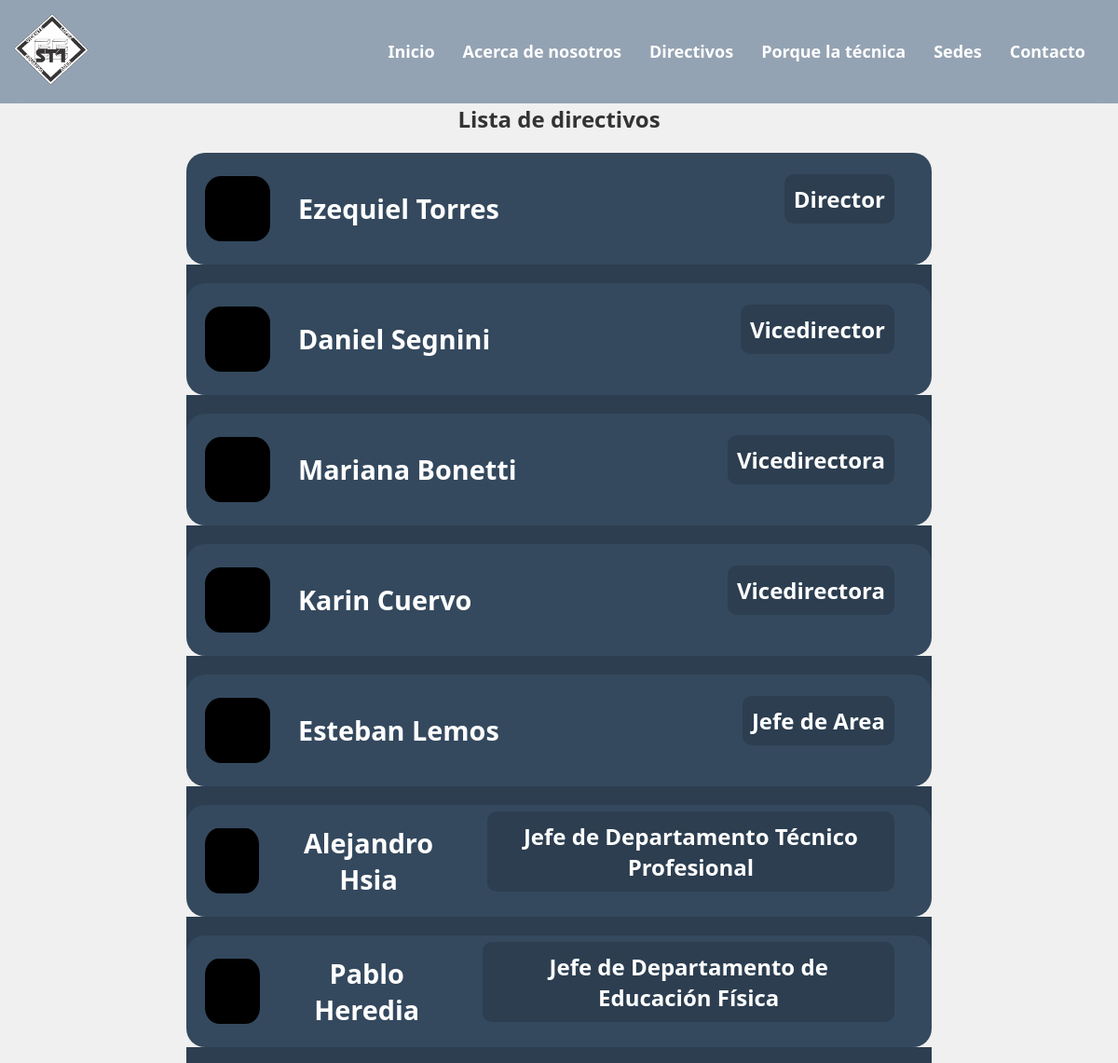
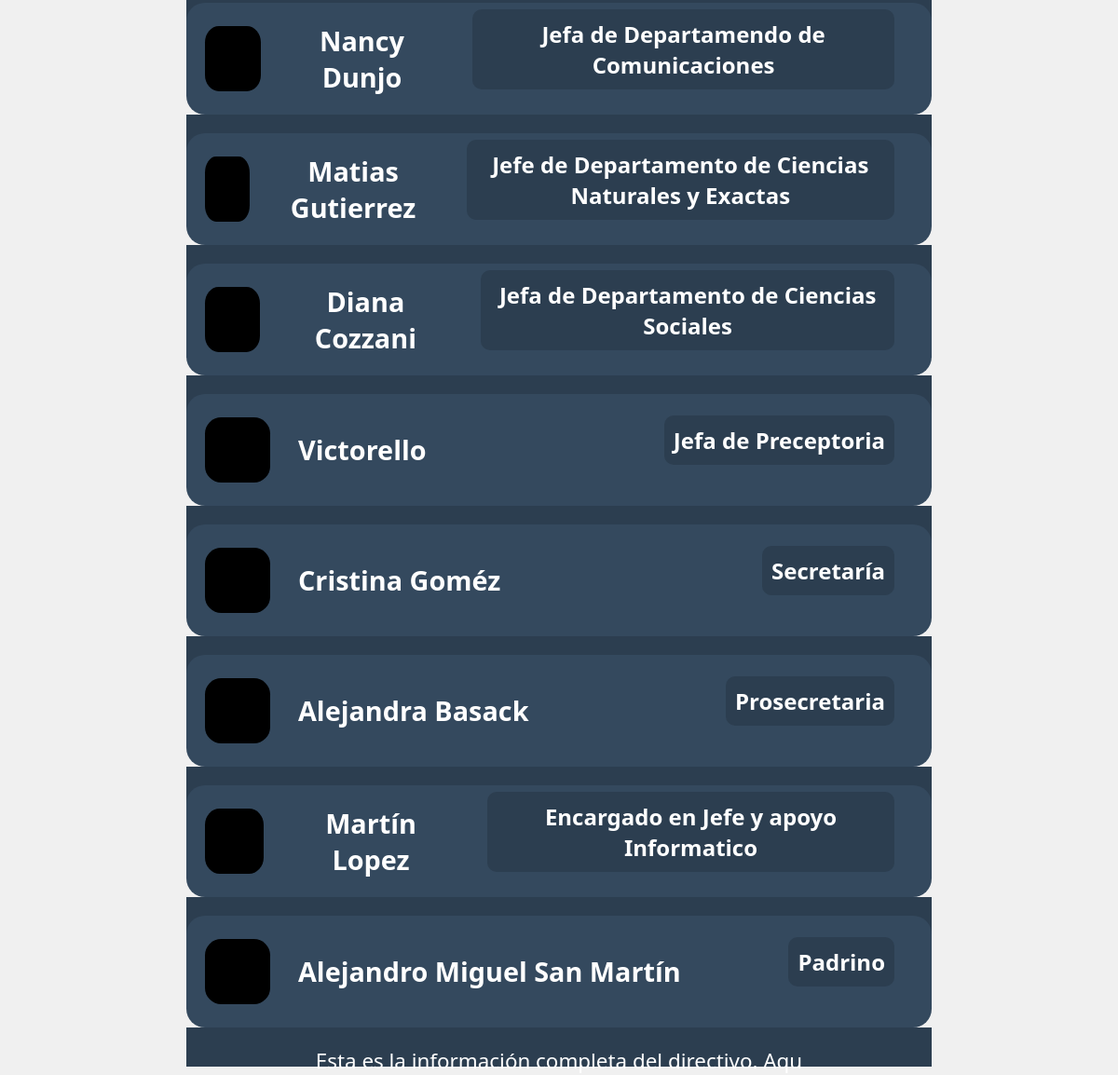
The page /directivos.php on the database its author committed (2 pictures, top to bottom).
### tables this page shows
CREATE TABLE `directivos` (
  `id_dir` int(11) NOT NULL,
  `img_url` varchar(33) NOT NULL,
  `nombre` varchar(33) NOT NULL,
  `cargo` varchar(70) NOT NULL,
  `descripcion` varchar(50) NOT NULL
);

### directivos.php (the view, shortened to what this page needs)
<!DOCTYPE html>
<html lang="es">
<head>
    <link rel="stylesheet" href="css/directivos.css" />
    <link rel="stylesheet" href="css/style.css" />
</head>
<body>
<?php include_once("navbar.php"); ?>
    <div class="container">
        <h2>Lista de directivos</h2>
        <?php
            $conn = new mysqli("localhost", "root", "", "adminDB");
            $sql = "SELECT nombre, img_url, cargo, descripcion FROM directivos";
            $result = $conn->query($sql);
            if ($result->num_rows > 0) {
                while ($row = $result->fetch_assoc()) {
                    echo "<div class='directivo'>";
                    echo "<div class='directivo-header'>";
                    echo "<div class='avatar'></div>";
                    echo "<h2 class='nombre'>" . htmlspecialchars($row['nombre']) .  "</h2>";
                    echo "<h2 class='info-preview'>" . htmlspecialchars($row['cargo']) .  "</h2>";
                    echo "</div>";
                    echo "<div class='informacion'>";
                    echo "<p>" . htmlspecialchars($row['descripcion']) . "</p>";
                    echo "</div>";
                    echo "</div>";
                }
            } else {
                echo "<li>No hay datos disponibles.</li>";
            }
            echo "</div>";
        ?>
</body>
</html>

### navbar.php (shortened to what this page needs)
<nav>
    <header class="navbar-header">
        <link rel="stylesheet" href="https://cdnjs.cloudflare.com/ajax/libs/font-awesome/6.6.0/css/all.min.css">
        <link rel="stylesheet" href="css/style.css" />
	    <link rel="stylesheet" href="https://cdnjs.cloudflare.com/ajax/libs/animate.css/4.1.1/animate.min.css" />
        <img src="./img/logo.png" alt="Escuela de Educación Secundaria Nro1" />
    </header>
    <div class="navbar-body">
        <ul id="menu_prin">
            <li><a href="./index.php">Inicio</a></li>
            <li><a href="./sobre_nosotros.php">Acerca de nosotros</a></li>
            <li><a href="./directivos.php">Directivos</a></li>
            <li><a href="./inscrip.php">Porque la técnica</a></li>
            <li><a href="./sedes.php">Sedes</a></li>
            <li><a href="./contacto.php">Contacto</a></li>
        </ul>
    </div>
</nav>

### css/directivos.css (style rules this page uses)
body { font-family: Arial, sans-serif; background-color: #f0f0f0; margin: 0; }
.container { width: 800px; margin: 0 auto; text-align: center; }
h2 { margin-bottom: 20px; color: #333; }
.directivo { background-color: #34495e; border-radius: 20px; margin-bottom: 20px; display: flex; align-items: center; padding: 20px; justify-content: space-between; position: relative; overflow: show; transition: transform 0.2s ease, height 0.2s ease; height: 120px; max-width: 100%; }
.directivo-header { display: flex; align-items: center; flex-grow: 1; justify-content: flex-start; position: relative; }
.avatar { width: 70px; height: 70px; background-color: black; border-radius: 25%; margin-right: 30px; transition: transform 0.2s ease; }
.nombre { color: white; font-weight: bold; font-size: 1.8em; transition: font-size 0.2s ease, transform 0.2s ease; margin: 0 40px 0 0; }
.info-preview { color: white; font-weight: bold; font-size: 1.5em; margin-left: auto; margin-right: 20px; background-color: #2c3e50; padding: 10px; border-radius: 10px; transition: opacity 0.2s ease; }
.informacion { background-color: #2c3e50; color: white; font-size: 1.4em; padding: 20px; position: absolute; top: 65%; bottom: 0; left: 0; right: 0; transform: translateY(100%); transition: transform 0.2s ease-in-out; }

### css/globales.css (style rules this page uses)
* { margin: 0; padding: 0; border: 0; box-sizing: border-box; }
:root { --color-primario: 0, 33, 65; --color-secundario: 0, 16, 31; --color-texto: #fff; }
body { font-family: system-ui, sans-serif; color: var(--color-texto); }
a { color: var(--color-texto); text-decoration: none; }

### css/componentes/navbar.css (style rules this page uses)
nav { position: relative; z-index: 500; height: 100%; max-height: 128px; padding: 15px; display: flex; align-items: center; background-color: rgba(57, 86, 118, 0.5); backdrop-filter: blur(10px); }
.navbar-header img { height: 100%; width: 80px; }
.navbar-body { display: flex; justify-content: flex-end; padding-right: 20px; margin: 0 auto; width: 100%; }
.navbar-body ul { list-style: none; display: flex; gap: 30px; font-size: 18px; font-weight: 600; }
a { display: inline-block; position: relative; }
a:after { background: none repeat scroll 0 0 transparent; bottom: 0; content: ""; display: block; height: 2px; left: 50%; position: absolute; background: #fff; transition: width 0.3s ease 0s, left 0.3s ease 0s; width: 0; }

### rows shown on the page
directivos: nombre "Ezequiel Torres", cargo "Director"
directivos: nombre "Daniel Segnini", cargo "Vicedirector"
directivos: nombre "Mariana Bonetti", cargo "Vicedirectora"
directivos: nombre "Karin Cuervo", cargo "Vicedirectora"
directivos: nombre "Esteban Lemos", cargo "Jefe de Area"
directivos: nombre "Alejandro Hsia", cargo "Jefe de Departamento Técnico Profesional"
directivos: nombre "Pablo Heredia", cargo "Jefe de Departamento de Educación Física"
directivos: nombre "Nancy Dunjo", cargo "Jefa de Departamendo de Comunicaciones"
directivos: nombre "Matias Gutierrez", cargo "Jefe de Departamento de Ciencias Naturales y Exactas"
directivos: nombre "Diana Cozzani", cargo "Jefa de Departamento de Ciencias Sociales"
directivos: nombre "Victorello", cargo "Jefa de Preceptoria"
directivos: nombre "Cristina Goméz", cargo "Secretaría"
directivos: nombre "Alejandra Basack", cargo "Prosecretaria"
directivos: nombre "Martín Lopez", cargo "Encargado en Jefe y apoyo Informatico"
directivos: nombre "Alejandro Miguel San Martín", cargo "Padrino", descripcion "Esta es la información completa del directivo. Aqu"
